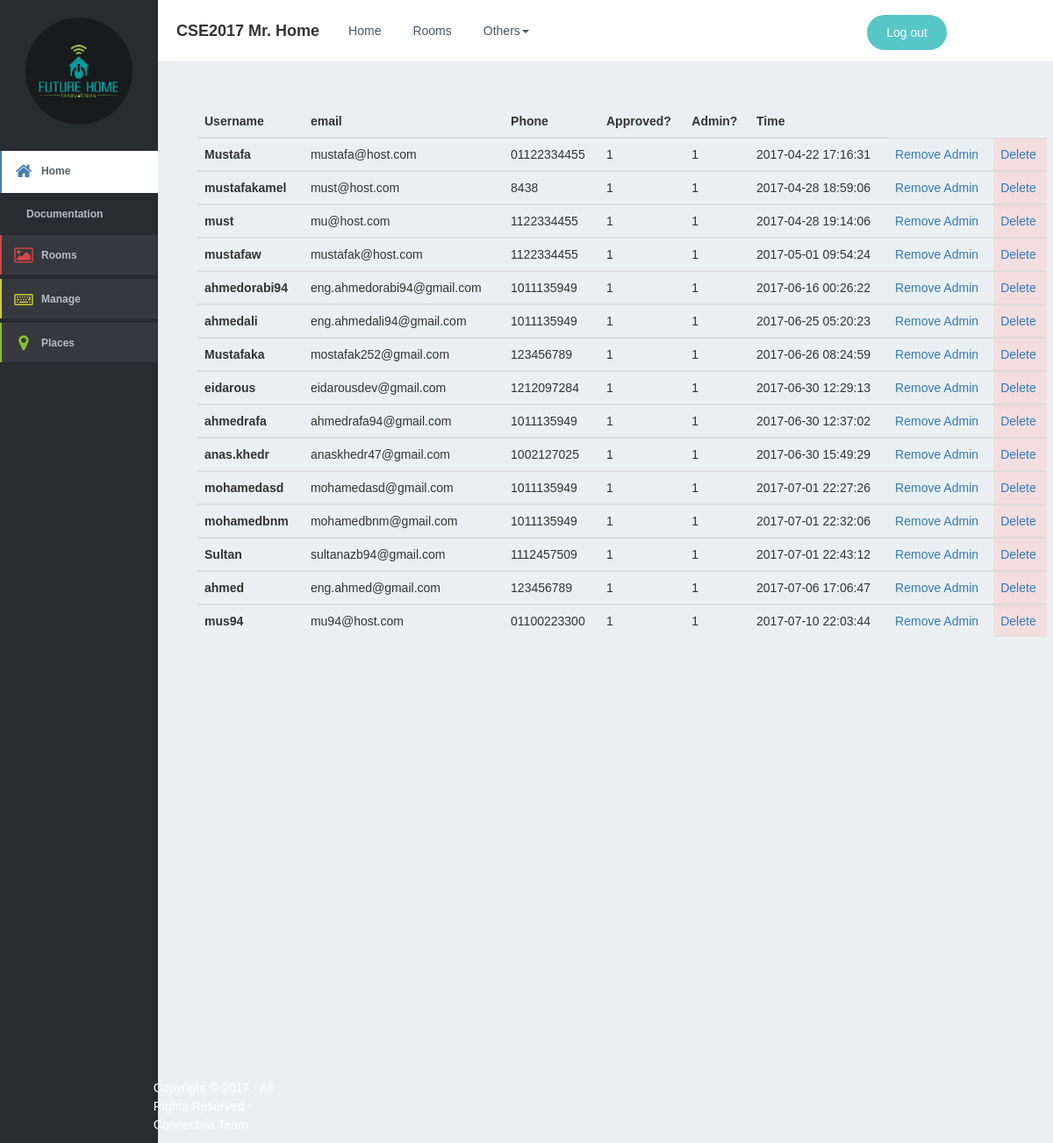
Screenshot of /user.php?type=admin (signed in) with the database file from the repository.
### tables this page shows
CREATE TABLE IF NOT EXISTS `users` (
  `id` INT(10) UNSIGNED NOT NULL AUTO_INCREMENT,
  `username` VARCHAR(50) NOT NULL,
  `email` VARCHAR(60) NOT NULL,
  `password` VARCHAR(60) NOT NULL,
  `phone` VARCHAR(25) NOT NULL,
  `token` VARCHAR(30) NULL DEFAULT NULL,
  `ftoken` TEXT NULL DEFAULT NULL,
  `is_admin` TINYINT(1) NULL DEFAULT '0',
  `is_approved` TINYINT(1) NULL DEFAULT '0',
  `createTime` TIMESTAMP NULL DEFAULT CURRENT_TIMESTAMP,
  PRIMARY KEY (`id`),
  UNIQUE INDEX `email_UNIQUE` (`email` ASC),
  UNIQUE INDEX `username_UNIQUE` (`username` ASC));

### includes/core/system.php (called while the page is built, shortened)
<?php
class System {
    private static $objects= array();
    public static function store($index,$value){
        self::$objects[$index]= $value;
    }
    public static function get($index){
        return self::$objects[$index];
    }
}

### includes/core/mysql.class.php (called while the page is built, shortened)
<?php
class mysql {
    public $connection;
    private $last;
    public function dbconnect()
    {
        $this->connection = new mysqli(HOSTNAME,USERNAME,PASSWORD,DBNAME);
        if($this->connection)
            return TRUE;
        return FALSE;
    }
    public function Execute($query)
    {
        if($result = $this->connection->query($query))
        {
            $this->last = $result;
            return TRUE;
        }
        return FALSE;
    }
    public function GetRows()
    {
        $result = array();
        $rows   = $this->AffectedRows();
        for($i = 0;$i<$rows;$i++)
        {
            $result[] = $this->last->fetch_assoc();
        }
        if(count($result) > 0)
            return $result;
        return NULL;
    }
    public function AffectedRows()
    {
        return $this->connection->affected_rows;
    }
}
?>

### includes/models/UsersModel.php (called while the page is built, shortened)
<?php
class UsersModel {
    public function get ($extra=''){
        $users= array();
        System::get('db')->Execute("SELECT * FROM `users` {$extra}");
        if (System::get('db')->AffectedRows()>0)
            $users= System::get('db')->GetRows();
        return $users;
    }
    public function getAdmin (){
        return $this->get("WHERE `is_admin`= 1");
    }
}

### web/user.php (the view, shortened to what this page needs)
<?php
require_once '../includes/models/UsersModel.php';
?>
<?php include('header.php');?>
<?php include('sidebar.php');?>
        <div class="container" style="width: 96%; margin: 50px 300px 70px 50px;">
        <?php
        $userob = new UsersModel(); $msg = '';
        if ($_SERVER['REQUEST_METHOD'] == 'GET') {
            if (isset($_GET) && !empty($_GET)) {
                $id = ''; $type = '';
                if (isset($_GET['type']) && !empty($_GET['type'])) {
                    $type = strval($_GET['type']);
                } else {
                    header("HTTP/1.0 503 Internal server errors");
                    $msg .= "Undetermined type! ";
                }
                switch ($type){
                    case 'admin':$return= $userob->getAdmin();      break;
                }
                echo '<table class="table table-hover">';
                if (isset($return)) {
                    echo "<thead><tr>
                                  <th>Username</th>
					              <th>email</th>
					              <th>Phone</th>
					              <th>Approved?</th>
					              <th>Admin?</th>
                                  <th>Time</th>
                          </tr></thead>";
                    foreach ($return as $user) {
                        echo "<tbody><tr>
					              <th scope='row'>{$user['username']}</td>
					              <td>{$user['email']}</td>
					              <td>{$user['phone']}</td>
					              <td>{$user['is_approved']}</td>
					              <td>{$user['is_admin']}</td>
                                  <td>{$user['createTime']}";
					        if (!$user['is_admin']) {echo "<td class='bg-warning'><a href=\"admin.php?id={$user['id']}&op=setadmin&type=$type\" class=\"button\">Make Admin</a></td>";}
					        else {echo "<td><a href=\"admin.php?id={$user['id']}&op=unsetadmin&type=$type\" class=\"button\">Remove Admin</a></td>";}
					          	  echo "<td class='bg-danger'><a href=\"admin.php?id={$user['id']}&op=delete&type=$type\" class=\"button\">Delete</a></td>
				              </tr></tbody>";
                    }
                }
                echo '</table>';
            } else {
                header("HTTP/1.0 503 Internal server errors");
                $msg .= "No data sent! ";
            }
        } else {
            header("HTTP/1.0 503 Internal server errors");
            $msg .= "Unsupported method! ";
        }
        ?>
</div>
<?php include('footer.php');?>

### web/assets/css/Basic-Header.css (style rules this page uses)
html { background-color: #eee; }

### web/assets/css/custom.css (style rules this page uses)
* { padding:0; margin:0; }
html { background-color: #eaf0f2; }
body { font:14px/1.5 Arial, Helvetica, sans-serif; background-color: #eaf0f2; }
.container { width:95%; }
@media (min-width: 900px) { body { font:14px/1.5 Arial, Helvetica, sans-serif; background-color: #eaf0f2; margin-left:160px; } }

### rows the page displays
users: username "Mustafa", email "mustafa@host.com", phone "01122334455", is_approved "1", is_admin "1", createTime "2017-04-22 17:16:31"
users: username "mustafakamel", email "must@host.com", phone "8438", is_approved "1", is_admin "1", createTime "2017-04-28 18:59:06"
users: username "must", email "mu@host.com", phone "1122334455", is_approved "1", is_admin "1", createTime "2017-04-28 19:14:06"
users: username "mustafaw", email "mustafak@host.com", phone "1122334455", is_approved "1", is_admin "1", createTime "2017-05-01 09:54:24"
users: username "ahmedorabi94", email "eng.ahmedorabi94@gmail.com", phone "1011135949", is_approved "1", is_admin "1", createTime "2017-06-16 00:26:22"
users: username "ahmedali", email "eng.ahmedali94@gmail.com", phone "1011135949", is_approved "1", is_admin "1", createTime "2017-06-25 05:20:23"
users: username "Mustafaka", email "mostafak252@gmail.com", phone "123456789", is_approved "1", is_admin "1", createTime "2017-06-26 08:24:59"
users: username "eidarous", email "eidarousdev@gmail.com", phone "1212097284", is_approved "1", is_admin "1", createTime "2017-06-30 12:29:13"
users: username "ahmedrafa", email "ahmedrafa94@gmail.com", phone "1011135949", is_approved "1", is_admin "1", createTime "2017-06-30 12:37:02"
users: username "anas.khedr", email "anaskhedr47@gmail.com", phone "1002127025", is_approved "1", is_admin "1", createTime "2017-06-30 15:49:29"
users: username "mohamedasd", email "mohamedasd@gmail.com", phone "1011135949", is_approved "1", is_admin "1", createTime "2017-07-01 22:27:26"
users: username "mohamedbnm", email "mohamedbnm@gmail.com", phone "1011135949", is_approved "1", is_admin "1", createTime "2017-07-01 22:32:06"
users: username "Sultan", email "sultanazb94@gmail.com", phone "1112457509", is_approved "1", is_admin "1", createTime "2017-07-01 22:43:12"
users: username "ahmed", email "eng.ahmed@gmail.com", phone "123456789", is_approved "1", is_admin "1", createTime "2017-07-06 17:06:47"
users: username "mus94", email "mu94@host.com", phone "01100223300", is_approved "1", is_admin "1", createTime "2017-07-10 22:03:44"
